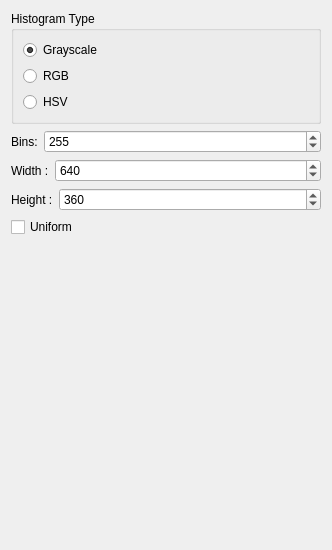
<?xml version="1.0" encoding="UTF-8"?>
<ui version="4.0">
 <class>PluginGui</class>
 <widget class="QWidget" name="PluginGui">
  <property name="geometry">
   <rect>
    <x>0</x>
    <y>0</y>
    <width>332</width>
    <height>550</height>
   </rect>
  </property>
  <property name="windowTitle">
   <string>Form</string>
  </property>
  <layout class="QGridLayout" name="gridLayout">
   <item row="0" column="0">
    <widget class="QGroupBox" name="groupBox">
     <property name="sizePolicy">
      <sizepolicy hsizetype="Preferred" vsizetype="Fixed">
       <horstretch>0</horstretch>
       <verstretch>0</verstretch>
      </sizepolicy>
     </property>
     <property name="title">
      <string>Histogram Type</string>
     </property>
     <layout class="QVBoxLayout" name="verticalLayout">
      <item>
       <widget class="QRadioButton" name="grayRadio">
        <property name="text">
         <string>Grayscale</string>
        </property>
        <property name="checked">
         <bool>true</bool>
        </property>
       </widget>
      </item>
      <item>
       <widget class="QRadioButton" name="rgbRadio">
        <property name="text">
         <string>RGB</string>
        </property>
       </widget>
      </item>
      <item>
       <widget class="QRadioButton" name="hsvRadio">
        <property name="text">
         <string>HSV</string>
        </property>
       </widget>
      </item>
     </layout>
    </widget>
   </item>
   <item row="1" column="0">
    <layout class="QHBoxLayout" name="horizontalLayout">
     <item>
      <widget class="QLabel" name="label">
       <property name="sizePolicy">
        <sizepolicy hsizetype="Fixed" vsizetype="Preferred">
         <horstretch>0</horstretch>
         <verstretch>0</verstretch>
        </sizepolicy>
       </property>
       <property name="text">
        <string>Bins:</string>
       </property>
      </widget>
     </item>
     <item>
      <widget class="QSpinBox" name="binsSpin">
       <property name="maximum">
        <number>999</number>
       </property>
       <property name="value">
        <number>255</number>
       </property>
      </widget>
     </item>
    </layout>
   </item>
   <item row="2" column="0">
    <layout class="QHBoxLayout" name="horizontalLayout_2">
     <item>
      <widget class="QLabel" name="label_2">
       <property name="sizePolicy">
        <sizepolicy hsizetype="Fixed" vsizetype="Preferred">
         <horstretch>0</horstretch>
         <verstretch>0</verstretch>
        </sizepolicy>
       </property>
       <property name="text">
        <string>Width :</string>
       </property>
      </widget>
     </item>
     <item>
      <widget class="QSpinBox" name="widthSpin">
       <property name="maximum">
        <number>9999</number>
       </property>
       <property name="value">
        <number>640</number>
       </property>
      </widget>
     </item>
    </layout>
   </item>
   <item row="5" column="0">
    <spacer name="verticalSpacer">
     <property name="orientation">
      <enum>Qt::Vertical</enum>
     </property>
     <property name="sizeHint" stdset="0">
      <size>
       <width>20</width>
       <height>40</height>
      </size>
     </property>
    </spacer>
   </item>
   <item row="3" column="0">
    <layout class="QHBoxLayout" name="horizontalLayout_3">
     <item>
      <widget class="QLabel" name="label_3">
       <property name="sizePolicy">
        <sizepolicy hsizetype="Fixed" vsizetype="Preferred">
         <horstretch>0</horstretch>
         <verstretch>0</verstretch>
        </sizepolicy>
       </property>
       <property name="text">
        <string>Height :</string>
       </property>
      </widget>
     </item>
     <item>
      <widget class="QSpinBox" name="heightSpin">
       <property name="maximum">
        <number>9999</number>
       </property>
       <property name="value">
        <number>360</number>
       </property>
      </widget>
     </item>
    </layout>
   </item>
   <item row="4" column="0">
    <widget class="QCheckBox" name="uniformCheck">
     <property name="text">
      <string>Uniform</string>
     </property>
    </widget>
   </item>
  </layout>
 </widget>
 <resources/>
 <connections/>
</ui>
